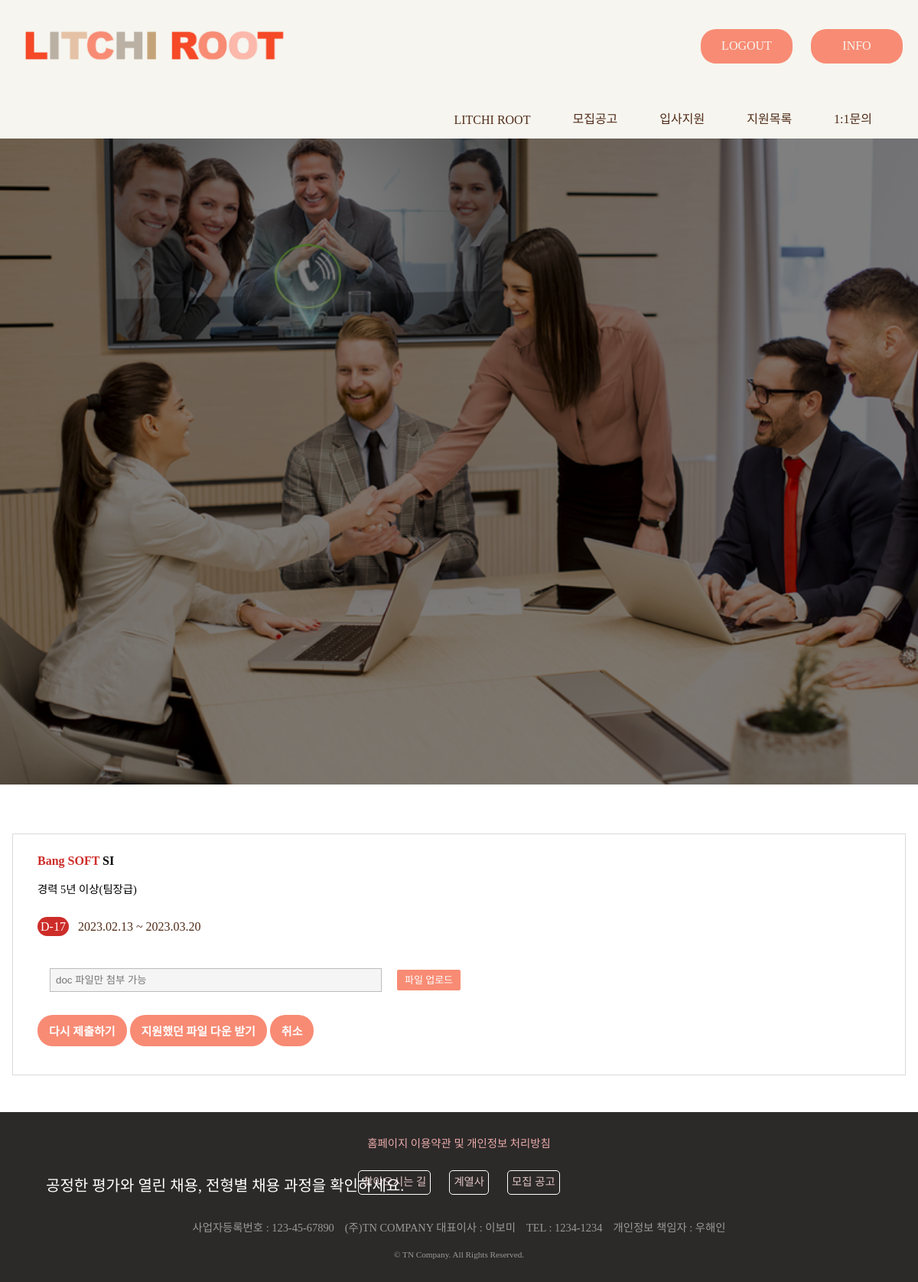
Screenshot of /myPage/ (signed in) with the database file from the repository.
### lcapp/models.py (models this page shows)
class Apply(models.Model): # PK자동 id 부여
    ap_seeker = models.ForeignKey(Seeker, on_delete=models.CASCADE) # 구직자 참조 -> 탈퇴 시 지원기록 삭제
    ap_recruitment = models.ForeignKey(Recruitment, on_delete=models.CASCADE) # 계열사 참조 -> 모집마감 시 지원기록 삭제
    ap_resume = models.FileField(upload_to= "%Y_%m_%d/", blank=True) # 파일 업로드 "/resume/(년도)/" 경로에 저장됨git

class Company(models.Model): # PK자동 id 부여
    co_affiliate = models.CharField(max_length=45) # 계열사 이름

class Recruitment(models.Model): # PK자동 id 부여
    re_affiliate = models.ForeignKey(Company, on_delete=models.CASCADE, related_name='company') # 계열사 참조 -> 회사가 망하면 삭제
    re_sector = models.CharField(max_length=45) # 업종 이름
    re_career = models.CharField(max_length=20) # 신입, 경력, 신입/경력 3가지 가능
    re_prefer = models.TextField() # 각종 우대사항 ','로 구분하여 적기
    re_sdate = models.DateField() # 모집시작일 설정
    re_edate = models.DateField() # 모집마감일 설정

### lcapp/views.py (the view)
# urls.py: path('myPage/', views.myPage, name='myPage'),
def myPage(request):
   request.session['url'] = request.path
   try:
      sessionEmail = request.session['email']
   except:
      message = '로그인이 필요한 서비스입니다.'
      return HttpResponse("<script>alert('"+ message +"');location.href='/';</script>")
   myApplicationes = Apply.objects.filter(ap_seeker_id=sessionEmail).select_related('ap_recruitment__re_affiliate')
   if not myApplicationes:
      message = '지원한 공고가 존재하지 않습니다.'
      return HttpResponse("<script>alert('"+ message +"');history.back();</script>")
   for myApplication in myApplicationes:
      myApplication.dDay = (myApplication.ap_recruitment.re_edate-datetime.now().date()).days
   context = {
      'myApplicationes' : myApplicationes,
   }
   return render(request, 'myPage.html', context)

### lcapp/templates/myPage.html (shortened to what this page needs)
<!DOCTYPE html>
{% load static %}
<html lang="ko">
<head>
	<link rel="stylesheet" type="text/css" href="{% static 'css/apply_ask_myPage.css'%}" />
</head>
<body style="margin:0">
    {% include "nav.html" %}
        <div class="main">
			<div class="myPage-title">
				<p>지원목록</p></br>
				<span>공정한 평가와 열린 채용, 전형별 채용 과정을 확인하세요.</span>
			</div>
            <ul class="jobs_list nrw" id="ulJobList">
                {% for myApplication in myApplicationes%}
                    {% with recruitment=myApplication.ap_recruitment%}
                    {% with affiliate=myApplication.ap_recruitment.re_affiliate %}
                        <li class="jobs_item_li">
                            <div class="jobs_item">
                                <div class="jobs_item_top">
                                    <a href="/apply/{{affiliate.id}}/{{recruitment.id}}"  class="dmyHref a_style" title="공고 상세 내용 보러가기">
                                        <strong class="tit">
                                            <span class="fc_red co">{{affiliate.co_affiliate}}</span>
                                            <span>{{recruitment.re_sector}}</span>
                                        </strong>
                                        <div class="flex_box flex_align_cnt info_box">
                                            <span class="info">{{recruitment.re_career}}</span>
                                        </div>
                                        <div class="efw400 flex_box flex_align_cnt info_box">
                                            <span class="dday">D-{{myApplication.dDay}}</span>
                                            <span class="date">{{recruitment.re_sdate|date:'Y.m.d'}} ~ {{recruitment.re_edate|date:'Y.m.d'}}</span>
                                        </div>
                                    </a>
                                    <form id="f{{recruitment.id}}" action="../apply_ok/" method="post" enctype="multipart/form-data">
                                        <div class="mb-3">
                                            <div class="input-file">
                                                <input type="text" readonly="readonly" class="file-name" placeholder="doc 파일만 첨부 가능"/>
                                                <label for="upload{{recruitment.id}}" class="file-label">파일 업로드</label>
                                            </div>
                                        </div>
                                        <input type="button"class="select-wrapper-button" value="다시 제출하기" onclick="check({{recruitment.id}})"/>
                                        <button type="button" class="select-wrapper-button" onclick="location.href='../../download?path={{ myApplication.ap_resume }}' ">지원했던 파일 다운 받기</button>
                                        <input type="button" class="select-wrapper-button" onclick="javascript:apply_delete({{recruitment.id}})" value="취소"/>
                                    </form>
                                </div>
                            </div>
                        </li>
                    {% endwith %}
                    {% endwith %}
                {% endfor %}
            </ul>
        </div>
    {% include "footer.html" %}
</body>
</html>

### lcapp/static/css/apply_ask_myPage.css (style rules this page uses)
.main { position:static; min-height:800px; margin-top: 25px; }
.myPage-title { position: static; display: inline-block; height: 1000px; width: 100%; background: linear-gradient(rgba(0,0,0,0.5), rgba(0,0,0,0.5)), url(imgs/img_myPage.jpg); background-size: cover; }
.myPage-title p { position: absolute; text-align: left; vertical-align: middle; padding: 0 0 15px; top: 70%; left: 7%; width: 380px; color: #ffffff; font-size: 70px; font-family: noto-medium; cursor: default; }
.myPage-title span { position: absolute; text-align: left; vertical-align: middle; padding: 10px 0 15px; margin-top: 15px; top: 86%; left: 5%; width: 900px; color: #ffffff; font-size: 30px; font-family: noto-medium; cursor: default; }
.select-wrapper-button { background-color: #f88b74; border: none; color: #fff; padding: 10px 15px; margin-bottom: 5px; border-radius: 20px; outline: none; cursor: pointer; transition: all .4s; font-size: 15px; font-weight: bold; font-family: noto-medium; }
.jobs_list { list-style: none; display: block; margin-block-start: 4em; margin-block-end: 3em; margin-inline-start: 0px; margin-inline-end: 0px; padding-inline-start: 0px; }
.jobs_item_li { display: list-item; text-align: -webkit-match-parent; margin: 1rem; }
.jobs_item { position: relative; border: 1px solid #d9d9d9; -webkit-transition: box-shadow .35s ease; transition: box-shadow .35s ease; }
.jobs_item_top { padding: 1.6rem 2rem 2rem; }
.a_style { color: inherit; text-decoration: none; background-color: transparent; -webkit-tap-highlight-color: transparent; font-family: noto-regular; }
.jobs_item .info_box { padding-top: 1rem; padding-bottom: 1rem; line-height: 1; font-family: noto-regular; }
.fc_red { color: #cd2d29 !important; }
.jobs_item .info { position: relative; font-size: 0.9rem; line-height: initial; font-family: noto-regular; }
.jobs_item .dday { padding: 4px 4px; width: 3.75rem; font-size: 1rem; text-align: center; color: #fff; background-color: #cd2d29; border-radius: 1rem; }
.jobs_item .date { padding-left: 0.5rem; font-size: 1rem; color: #502c19; }
.mb-3 { margin:1rem; }
.input-file .file-label { margin : 1rem; display: inline-block; min-width: 53px; height: 27px; line-height: 27px; padding: 0 10px; border-radius: 2px; font-size: 13px; background-color: #f88b74; color: #fff; text-align: center; cursor: pointer; font-family: noto-regular; }
.input-file .file-name { width: 40%; background: #f5f5f5; height: 27px; line-height: 26px; text-indent: 5px; border: 1px solid #bbb; cursor: default; outline: none; }
@media (max-width: 1200px) { .myPage-title p { font-size: 50px; top: 78%; width: 300px; } }
@media (max-width: 1200px) { .myPage-title span { font-size: 20px; top: 90%; width: 600px; } }

### rows the page displays
Apply: ap_recruitment.re_affiliate.co_affiliate "Bang SOFT", ap_recruitment.re_sector "SI", ap_recruitment.re_career "경력 5년 이상(팀장급)", dDay "17", ap_recruitment.re_sdate "2023.02.13", ap_recruitment.re_edate "2023.03.20"
